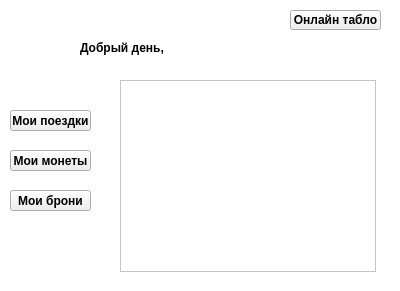
<?xml version="1.0" encoding="UTF-8"?>
<ui version="4.0">
 <class>Form</class>
 <widget class="QWidget" name="Form">
  <property name="geometry">
   <rect>
    <x>0</x>
    <y>0</y>
    <width>400</width>
    <height>291</height>
   </rect>
  </property>
  <property name="windowTitle">
   <string>Form</string>
  </property>
  <widget class="QWidget" name="widget" native="true">
   <property name="geometry">
    <rect>
     <x>0</x>
     <y>0</y>
     <width>401</width>
     <height>291</height>
    </rect>
   </property>
   <property name="styleSheet">
    <string notr="true">background-color: rgb(255, 255, 255);</string>
   </property>
   <widget class="QPushButton" name="pushButton_2">
    <property name="geometry">
     <rect>
      <x>10</x>
      <y>110</y>
      <width>81</width>
      <height>21</height>
     </rect>
    </property>
    <property name="font">
     <font>
      <weight>75</weight>
      <bold>true</bold>
     </font>
    </property>
    <property name="styleSheet">
     <string notr="true">background-color: rgb(239, 239, 239);</string>
    </property>
    <property name="text">
     <string>Мои поездки</string>
    </property>
   </widget>
   <widget class="QPushButton" name="pushButton_3">
    <property name="geometry">
     <rect>
      <x>10</x>
      <y>150</y>
      <width>81</width>
      <height>21</height>
     </rect>
    </property>
    <property name="font">
     <font>
      <weight>75</weight>
      <bold>true</bold>
     </font>
    </property>
    <property name="styleSheet">
     <string notr="true">background-color: rgb(239, 239, 239);</string>
    </property>
    <property name="text">
     <string>Мои монеты</string>
    </property>
   </widget>
   <widget class="QPushButton" name="pushButton_4">
    <property name="geometry">
     <rect>
      <x>10</x>
      <y>190</y>
      <width>81</width>
      <height>21</height>
     </rect>
    </property>
    <property name="font">
     <font>
      <weight>75</weight>
      <bold>true</bold>
     </font>
    </property>
    <property name="styleSheet">
     <string notr="true">background-color: rgb(239, 239, 239);</string>
    </property>
    <property name="text">
     <string>Мои брони</string>
    </property>
   </widget>
   <widget class="QLabel" name="label_3">
    <property name="geometry">
     <rect>
      <x>0</x>
      <y>0</y>
      <width>381</width>
      <height>71</height>
     </rect>
    </property>
    <property name="text">
     <string/>
    </property>
    <property name="pixmap">
     <pixmap>администратор.png</pixmap>
    </property>
    <property name="scaledContents">
     <bool>true</bool>
    </property>
   </widget>
   <widget class="QLabel" name="label">
    <property name="geometry">
     <rect>
      <x>20</x>
      <y>30</y>
      <width>41</width>
      <height>41</height>
     </rect>
    </property>
    <property name="text">
     <string/>
    </property>
    <property name="pixmap">
     <pixmap>Sign-in-icon.jpg</pixmap>
    </property>
    <property name="scaledContents">
     <bool>true</bool>
    </property>
   </widget>
   <widget class="QLabel" name="label_2">
    <property name="geometry">
     <rect>
      <x>80</x>
      <y>40</y>
      <width>301</width>
      <height>16</height>
     </rect>
    </property>
    <property name="font">
     <font>
      <pointsize>9</pointsize>
      <weight>75</weight>
      <bold>true</bold>
     </font>
    </property>
    <property name="text">
     <string>Добрый день,</string>
    </property>
   </widget>
   <widget class="QPushButton" name="pushButton">
    <property name="geometry">
     <rect>
      <x>290</x>
      <y>10</y>
      <width>91</width>
      <height>20</height>
     </rect>
    </property>
    <property name="font">
     <font>
      <weight>75</weight>
      <bold>true</bold>
     </font>
    </property>
    <property name="styleSheet">
     <string notr="true">background-color: rgb(239, 239, 239);</string>
    </property>
    <property name="text">
     <string>Онлайн табло</string>
    </property>
   </widget>
   <widget class="QTableWidget" name="tableWidget">
    <property name="geometry">
     <rect>
      <x>120</x>
      <y>80</y>
      <width>256</width>
      <height>192</height>
     </rect>
    </property>
   </widget>
  </widget>
 </widget>
 <resources/>
 <connections/>
</ui>
